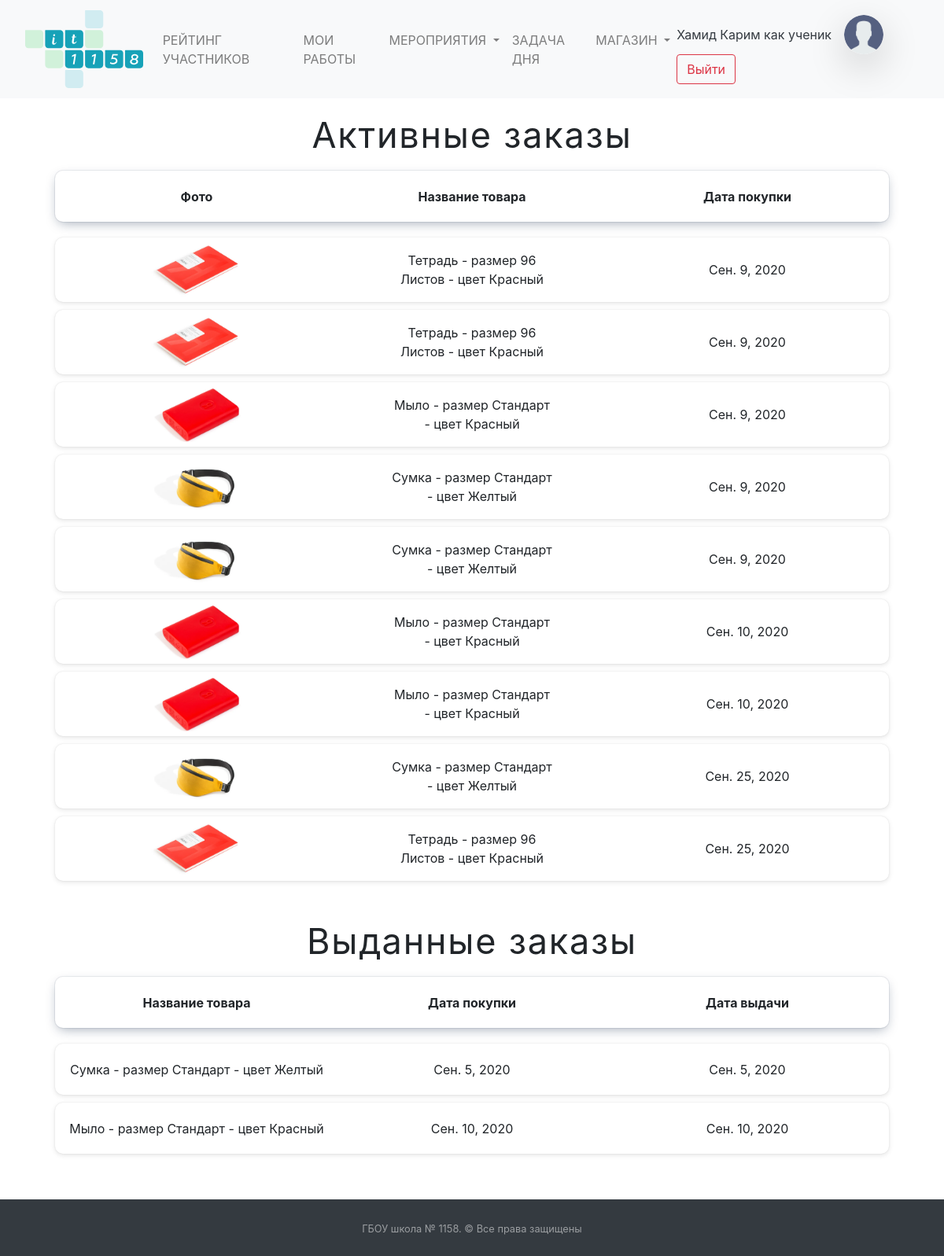
/market/bought_product_list/ (signed in), run on the app's committed database.
### mainapp/models.py (models this page shows, shortened)
class Puples(models.Model):
    STATUS_CHOICES = (
        ('ST10', 'Ученик 10 ИТ-класса'),
        ('ST11', 'Ученик 11 ИТ-класса'),
        ('APP', 'Кандидат в ИТ-класс'),
        ('TEACH', 'Учитель')
    )
    PROGRESS_CHOICES = (
        (0, '0'),
        (25, '25'),
        (50, '50'),
        (75, '75'),
        (100, '100'),
    )
    name = models.CharField("Имя", null=True, max_length=50)
    surname = models.CharField("Фамилия", null=True, max_length=100)
    rate = models.PositiveIntegerField("Рейтинг ученика", default=0)
    image = models.ImageField("Фотография профиля", blank=True, upload_to="puples_photo",
                              default="puples_photo/user-2.png")
    user = models.OneToOneField(User, on_delete=models.CASCADE, null=True, default='',
                                verbose_name="Связь с таблицей пользователей")
    status = models.CharField("Статуc", choices=STATUS_CHOICES, default='ST10', max_length=30)
    applicant_first_result = models.FloatField("Результат первого этапа", blank=True, default=0)
    applicant_progress = models.IntegerField(verbose_name="Прогресс", choices=PROGRESS_CHOICES, default=0, blank=True)
    email = models.EmailField(verbose_name="Email", default="")
    phone = models.CharField(max_length=12, verbose_name="Телефон", default="")
    class Meta:
        verbose_name = "Пользователи"
        verbose_name_plural = "Пользователи"

### market/models.py (models this page shows, shortened)
class BoughtProduct(models.Model):
    customer = models.ForeignKey(Puples, verbose_name="Покупатель товара", on_delete=models.SET_NULL, null=True)
    main_product = models.ForeignKey(MarketProduct, verbose_name="Ссылка на основной товар", on_delete=models.CASCADE)
    connected_event = models.ForeignKey(Events, verbose_name="Ссылка на Event с этой покупкой", on_delete=models.CASCADE, default=None)
    bought_date = models.DateField("Дата покупки", auto_now_add=True)
    given_date = models.DateField("Дата выдачи товара", null=True)
    given = models.BooleanField("Выдан ли товар покупателю", default=False)
    class Meta:
        verbose_name = "Заказ/купленный товар"
        verbose_name_plural = "Заказы и купленные товары"

class MarketProduct(models.Model):
    product_name = models.CharField(verbose_name="Название товара", max_length=200)
    product_size = models.CharField(verbose_name="Размер товара", default="Стандарт", max_length=200)
    product_color = models.CharField(verbose_name="Цвет товара", default="Не указан", max_length=200)
    product_photo = models.ImageField("Фотография товара", upload_to="products_photo/", blank=True)
    remained_amount = models.PositiveIntegerField("Количество оставшегося товара", null=False)
    price = models.PositiveIntegerField("Цена товара", null=False)
    def __str__(self):
        return f"{self.product_name}\t-\tразмер {self.product_size}\t-\tцвет {self.product_color}"
    class Meta:
        verbose_name = "Товар"
        verbose_name_plural = "Товары"

### market/views.py (the view, shortened to what this page needs)
# urls.py: path('bought_product_list/', views.BoughtProductList.as_view(), name='Каталог купленных товаров'),
class BoughtProductList(HeaderNotificationsCounter, LoginRequiredMixin, ListView):
    template_name = "market/product_check_list.html"
    model = BoughtProduct
    login_url = "/login/"
    def get_context_data(self, **kwargs):
        context = super(BoughtProductList, self).get_context_data(**kwargs)
        if self.request.user.is_superuser:
            context["not_given_product_list"] = BoughtProduct.objects.filter(given=0)
            context["given_product_list"] = BoughtProduct.objects.filter(given=1)
        else:
            context["not_given_product_list"] = BoughtProduct.objects.filter(given=0, customer=self.request.user.puples)
            context["given_product_list"] = BoughtProduct.objects.filter(given=1, customer=self.request.user.puples)
        return context

### mainapp/addons_python/views_addons_classes.py (called while the page is built)
    def get_context_data(self, *, object_list=None, **kwargs):
        context = super().get_context_data(**kwargs)
        context['events_new'] = Events.objects.filter(check=False).count()
        context['applicants_count'] = Puples.objects.filter(
            status="APP").count()
        return context

### templates/market/product_check_list.html (shortened to what this page needs)
{% extends  'base.html' %}
{% load static %}
{% block main %}
    <h2 style="font-size: 45px;font-weight: 400;letter-spacing: 0.04em;margin-top: 20px;" class="text-center">
        Активные заказы
    </h2>
    {% if not_given_product_list %}
        <table class="product-list active-products-list p-0">
            <thead class="text-center">
                <tr style="box-shadow: 0 0 0 1px rgba(13,35,67,.07),0 5px 15px -4px rgba(13,35,67,.4);">
                    <th scope="col">Фото</th>
                    <th scope="col">Название товара</th>
                    <th scope="col">Дата покупки</th>
                </tr>
            </thead>
            <tbody>
                {% for product in not_given_product_list %}
                    <tr>
                        <td><img style="height: 70px;" src="{{ product.main_product.product_photo.url }}" alt="{{ product.main_product.product_name }}"></td>
                        <td>{{ product.main_product }}</td>
                        <td>{{ product.bought_date }}</td>
                    </tr>
                {% endfor %}
            </tbody>
        </table>
    {% else %}
    <h4 style="font-weight: 300;" class="text-center">
        Нет активных заказов
    </h4>
    {% endif %}
    <h2 class="text-center" style="font-size: 45px;font-weight: 400;letter-spacing: 0.04em;margin-top: 20px;">
        Выданные заказы
    </h2>
    {% if given_product_list %}
        <table class="product-list products-history p-0">
            <thead class="text-center">
            <tr style="box-shadow: 0 0 0 1px rgba(13,35,67,.07),0 5px 15px -4px rgba(13,35,67,.4);">
                <th scope="col">Название товара</th>
                <th scope="col">Дата покупки</th>
                <th scope="col">Дата выдачи</th>
            </tr>
            </thead>
            <tbody>
            {% for product in given_product_list %}
                {% if product.customer.id == user.puples.id or request.user.is_superuser %}
                    <tr>
                        <td>{{ product.main_product }}</td>
                        <td>{{ product.bought_date }}</td>
                        <td>{{ product.given_date }}</td>
                    </tr>
                {% endif %}
            {% endfor %}
            </tbody>
        </table>
    {% else %}
        <h4 style="font-weight: 300;" class="text-center">
            Нет выданных заказов
        </h4>
    {% endif %}
{% endblock %}

### templates/base.html (shortened to what this page needs)
<!DOCTYPE html>
<html lang="ru">
{% load static %}
<head>
    <link href="{% static 'css/bootstrap.css' %}" rel="stylesheet" type="text/css">
    <link href="{% static 'css/style.css' %}" rel="stylesheet" type="text/css">
    <link href="{% static 'css/pre.css' %}" rel="stylesheet" type="text/css">
    <link rel="stylesheet" href="//code.jquery.com/ui/1.12.1/themes/base/jquery-ui.css">
    <link rel="stylesheet" href="/resources/demos/style.css">
</head>
<body>
<div class="container-fuild">
    <nav class="navbar navbar-expand-lg navbar-light bg-light">
        <a href="/" class="navbar-brand">
            <img class="img-fluid mx-3"
                 width="150" height="150"
                 src="{% static '/images/logo_it_class.svg' %}"></a>
        <div class="collapse navbar-collapse" id="navbarSupportedContent">
            <ul class="navbar-nav mr-auto">
                {% if user.is_authenticated and user.puples.status != "APP" %}
                    <li class="nav-item">
                        <a class="nav-link{% block detail_active %}{% endblock %}" href="/rate">РЕЙТИНГ УЧАСТНИКОВ</a>
                    </li>
                {% endif %}
                {% if user.is_authenticated and user.puples.status != "APP" %}
                    <li class="nav-item">
                        <a class="nav-link{% block detail_active_works %}{% endblock %}" href="/works">МОИ РАБОТЫ</a>
                    </li>
                {% endif %}
                <li class="nav-item dropdown">
                    <a class="nav-link dropdown-toggle{% block detail_active_hach %}{% endblock %}" href="#"
                       id="navbarDropdown" role="button"
                       data-toggle="dropdown" aria-haspopup="true" aria-expanded="false">
                        МЕРОПРИЯТИЯ
                    </a>
                </li>
                {% if user.is_authenticated and user.puples.status != "APP" %}
                    <li class="nav-item">
                        <a class="nav-link{% block detail_active_task %}{% endblock %}" href="/daytask/">ЗАДАЧА ДНЯ</a>
                    </li>
                    <li class="nav-item dropdown">
                        <a class="nav-link {% block market_active %}{% endblock %} dropdown-toggle" href="#"
                           id="navbarDropdown" role="button"
                           data-toggle="dropdown" aria-haspopup="true" aria-expanded="false">
                            МАГАЗИН
                        </a>
                    </li>
                {% endif %}
            </ul>
            <form class="form-inline my-2 my-lg-0">
                {% if user.is_authenticated %}
                    <a class="nav-link text-dark disabled p-0"
                       href="/account/">{{ user.last_name }} {{ user.first_name }}</a>
                    <a href="/account/">
                        <img class="img-fluid mx-3 rounded-circle shadow-lg"
                             style="width: 50px; object-fit: cover; height:50px;"
                             src="{{ user.puples.image.url }}"></a>
                {% endif %}
                {% if user.username == "" %}
                    <a class="nav-link disabled" href="#">Гость</a>
                    <a class="btn btn-outline-success my-2 my-sm-0" href="/login">Войти</a>
                {% else %}
                    <a class="btn btn-outline-danger my-2 my-sm-0" href="/logout">Выйти</a>
                {% endif %}
            </form>
        </div>
    </nav>
    {% block main %}
    {% endblock %}
    <footer id="sticky-footer" class="py-4 bg-dark text-white-50 mt-5">
        <div class="container text-center">
            <small>ГБОУ школа № 1158. &copy; Все права защищены</small>
        </div>
    </footer>
</div>
</body>
</html>

### templates/market/product_check_list.html (style rules this page uses)
.product-list { margin-bottom: 40px; position: relative; width: 90%; left: 5%; }
.product-list tr { padding: 5px; margin: 10px; min-height: 65px; display: flex; justify-content: space-around; align-items: center; border-radius: 10px; box-shadow: 0 0 2px 0 rgba(0,0,0,.1), 0 2px 6px 0 rgba(0,0,0,.1); -webkit-box-shadow: 0 0 2px 0 rgba(0,0,0,.1), 0 2px 6px 0 rgba(0,0,0,.1); }
.active-products-list td,.active-products-list th { width: 20%; text-align: center; }
.products-history td, .products-history th { width: 33%; text-align: center; }

### data on the page
BoughtProduct: main_product.product_photo (picture), main_product "Тетрадь - размер 96 Листов - цвет Красный", bought_date "Сен. 9, 2020"
BoughtProduct: main_product.product_photo (picture), main_product "Тетрадь - размер 96 Листов - цвет Красный", bought_date "Сен. 9, 2020"
BoughtProduct: main_product.product_photo (picture), main_product "Мыло - размер Стандарт - цвет Красный", bought_date "Сен. 9, 2020"
BoughtProduct: main_product.product_photo (picture), main_product "Сумка - размер Стандарт - цвет Желтый", bought_date "Сен. 9, 2020"
BoughtProduct: main_product.product_photo (picture), main_product "Сумка - размер Стандарт - цвет Желтый", bought_date "Сен. 9, 2020"
BoughtProduct: main_product.product_photo (picture), main_product "Мыло - размер Стандарт - цвет Красный", bought_date "Сен. 10, 2020"
BoughtProduct: main_product.product_photo (picture), main_product "Мыло - размер Стандарт - цвет Красный", bought_date "Сен. 10, 2020"
BoughtProduct: main_product.product_photo (picture), main_product "Сумка - размер Стандарт - цвет Желтый", bought_date "Сен. 25, 2020"
BoughtProduct: main_product.product_photo (picture), main_product "Тетрадь - размер 96 Листов - цвет Красный", bought_date "Сен. 25, 2020"
BoughtProduct: main_product "Сумка - размер Стандарт - цвет Желтый", bought_date "Сен. 5, 2020", given_date "Сен. 5, 2020"
BoughtProduct: main_product "Мыло - размер Стандарт - цвет Красный", bought_date "Сен. 10, 2020", given_date "Сен. 10, 2020"

### other printed values
{{ user.last_name }} "Хамид"
{{ user.first_name }} "Карим как ученик"
